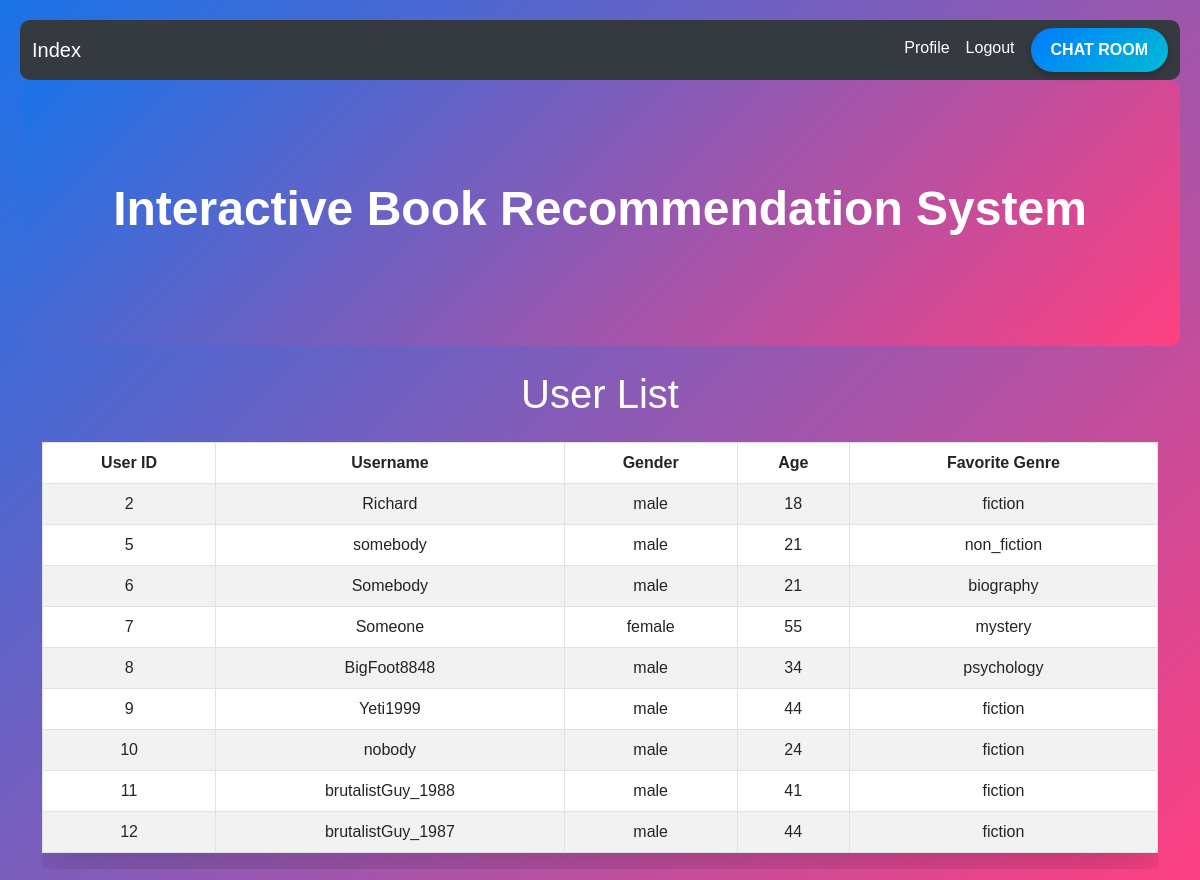
The app's page /users (signed in) with its own data.
### tables this page shows
CREATE TABLE users (
    id INTEGER PRIMARY KEY AUTOINCREMENT,
    username TEXT UNIQUE NOT NULL,
    password TEXT NOT NULL,
    gender TEXT,
    age Integer,
    favorite_genre TEXT,
    is_admin INTEGER DEFAULT 0 ,
    read_books TEXT DEFAULT '' 
);

### app.py (the view)
@app.route('/users')
def users():
    if 'user_id' not in session:
        print("user_id not in session")
        flash('Access Denied: User not logged in.', 'danger')
        return redirect(url_for('index'))
    if not session.get('is_admin', False):
        print("User is not an admin")
        flash('Access Denied: You are not authorized to view this page.', 'danger')
        return redirect(url_for('index'))
    conn = get_db_connection()
    non_admin_users = conn.execute('SELECT * FROM users WHERE is_admin = 0').fetchall()
    conn.close()
    return render_template('admin_users.html', users=[dict(user) for user in non_admin_users])

### app.py (called while the page is built)
def get_db_connection():
    conn = sqlite3.connect('database.db')
    conn.row_factory = sqlite3.Row
    return conn

### templates/admin_users.html
{% extends "layout.html" %}
{% block content %}
<h1 class="text-center mb-4">User List</h1>
<div class="table-responsive">
    <table class="table table-bordered table-striped text-center shadow-lg rounded">
        <thead class="thead-dark bg-primary text-white">
            <tr>
                <th>User ID</th>
                <th>Username</th>
                <th>Gender</th>
                <th>Age</th>
                <th>Favorite Genre</th>
            </tr>
        </thead>
        <tbody>
            {% for user in users %}
            <tr class="table-hover">
                <td>{{ user.id }}</td>
                <td>{{ user.username }}</td>
                <td>{{ user.gender }}</td>
                <td>{{ user.age }}</td>
                <td>{{ user.favorite_genre }}</td>
            </tr>
            {% endfor %}
        </tbody>
    </table>
</div>
{% endblock %}

### static/css/style.css (style rules this page uses)
body { font-family: 'Arial', sans-serif; background-color: #f8f9fa; background: linear-gradient(135deg, #1a73e8, #ff4081); color: #fff; padding: 20px; border-radius: 10px; }

### records on screen
users: id "2", username "Richard", gender "male", age "18", favorite_genre "fiction"
users: id "5", username "somebody", gender "male", age "21", favorite_genre "non_fiction"
users: id "6", username "Somebody", gender "male", age "21", favorite_genre "biography"
users: id "7", username "Someone", gender "female", age "55", favorite_genre "mystery"
users: id "8", username "BigFoot8848", gender "male", age "34", favorite_genre "psychology"
users: id "9", username "Yeti1999", gender "male", age "44", favorite_genre "fiction"
users: id "10", username "nobody", gender "male", age "24", favorite_genre "fiction"
users: id "11", username "brutalistGuy_1988", gender "male", age "41", favorite_genre "fiction"
users: id "12", username "brutalistGuy_1987", gender "male", age "44", favorite_genre "fiction"
